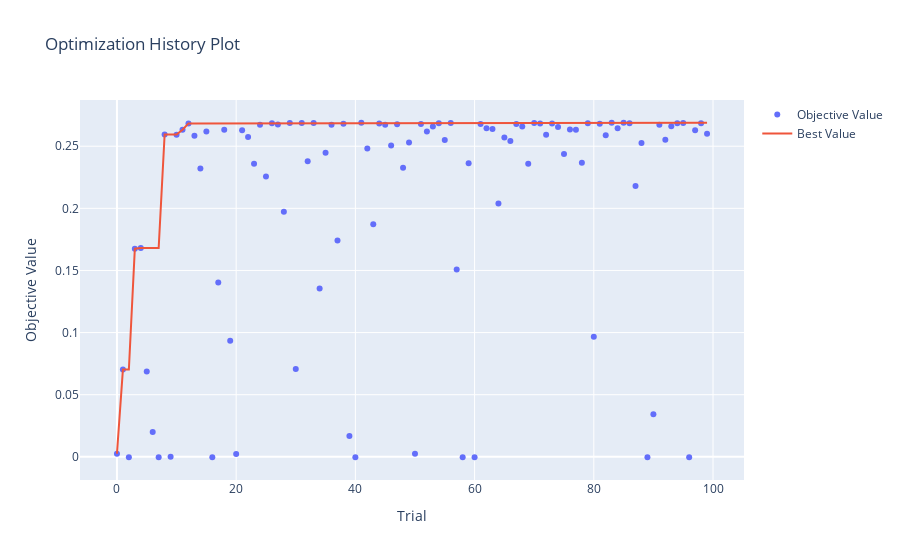

The notebook cell saved with this chart:
### Code cell
from plotly.io import show

fig = optuna.visualization.plot_optimization_history(study)
show(fig)
